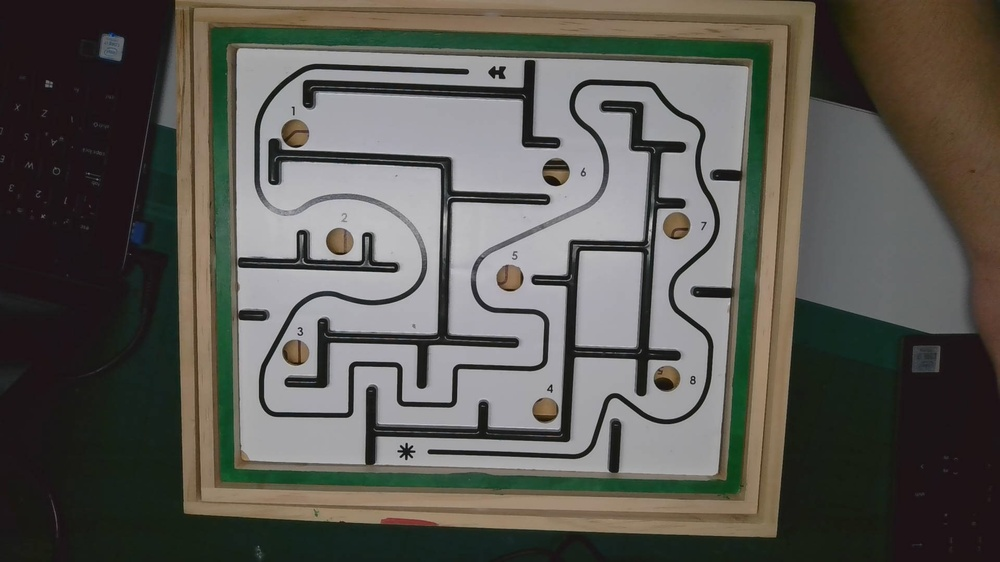
#> input picture maze_solving/green.jpg, 1000 x 562 px, shrunk from 1920 x 1080 before the run, given in place of the camera
$ python 'Using HSV Slider 1 colour.py'
#> lines starting #> are read from the running program, lines starting #| are printed output that depends on the picture; after the words box and inside, x2 and y2 are one past the last pixel; in counts of white or black regions, pixels touching at a corner belong together

"""
Created on Mon Oct 30 15:06:18 2023

@author: 44747
"""

import cv2
import numpy as np

def nothing(x):
    pass

def main():
    cv2.namedWindow('Color Calibration')
    # Create trackbars for color change
    # Hue range is from 0-179
    cv2.createTrackbar('H_low', 'Color Calibration', 0, 179, nothing)
#> slider 'H_low' is set to 35
    cv2.createTrackbar('S_low', 'Color Calibration', 0, 255, nothing)
#> slider 'S_low' is set to 51
    cv2.createTrackbar('V_low', 'Color Calibration', 0, 255, nothing)
#> slider 'V_low' is set to 51
    cv2.createTrackbar('H_high', 'Color Calibration', 179, 179, nothing)
    cv2.createTrackbar('S_high', 'Color Calibration', 255, 255, nothing)
    cv2.createTrackbar('V_high', 'Color Calibration', 255, 255, nothing)

    cam = cv2.VideoCapture(0)
    if not cam.isOpened():
        print("Error: Could not open webcam.")
        return

    while True:
        ret, frame = cam.read()
#> frame is the input picture: shape (562, 1000, 3); mean B, G, R 83.1, 89.1, 90.9
        if not ret:
            print("Error: Could not read frame.")
            break

        # Convert the frame to the HSV color space
        hsv = cv2.cvtColor(frame, cv2.COLOR_BGR2HSV)
#> hsv: shape (562, 1000, 3); mean H, S, V 80.4, 56.6, 95.6

        # Get trackbar positions
        H_low = cv2.getTrackbarPos('H_low', 'Color Calibration')
        S_low = cv2.getTrackbarPos('S_low', 'Color Calibration')
        V_low = cv2.getTrackbarPos('V_low', 'Color Calibration')
        H_high = cv2.getTrackbarPos('H_high', 'Color Calibration')
        S_high = cv2.getTrackbarPos('S_high', 'Color Calibration')
        V_high = cv2.getTrackbarPos('V_high', 'Color Calibration')

        lower_color = np.array([H_low, S_low, V_low])
        upper_color = np.array([H_high, S_high, V_high])

        # Create a mask using the HSV frame
        mask = cv2.inRange(hsv, lower_color, upper_color)
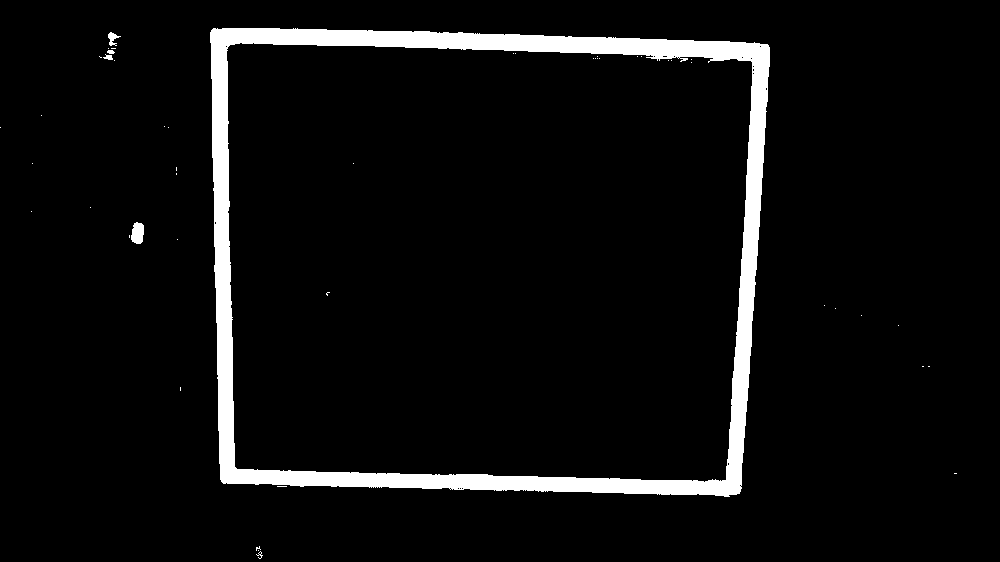
#> mask: shape (562, 1000); 5.5% white; 47 white regions (42 under 20 px)
        # Find contours
        contours, _ = cv2.findContours(mask, cv2.RETR_EXTERNAL, cv2.CHAIN_APPROX_SIMPLE)
#> contours = 32 contours, 28 with area under 20; largest, box (x1, y1, x2, y2) and area: (210, 28, 770, 497) 245766, (131, 222, 144, 244) 202, (108, 32, 121, 46) 62, (103, 54, 113, 60) 23

        # Draw bounding box for each detected contour
        for contour in contours:
            x, y, w, h = cv2.boundingRect(contour)
            cv2.rectangle(frame, (x, y), (x+w, y+h), (0, 255, 0), 2)
#> this loop made 32 passes
#> (x, y, w, h) on passes 1, 2, 3, 9, 10, 11, 12, 13, 15, 16, 17, 20: (256, 551, 7, 8), (258, 550, 1, 1), (256, 546, 5, 5), (898, 325, 1, 1), (861, 315, 1, 1), (835, 308, 1, 1), (824, 305, 1, 1), (177, 239, 1, 1), (131, 222, 13, 22), (31, 211, 1, 1), (90, 207, 1, 1), (32, 163, 1, 1)
#> (contour, x, y, w, h) on passes 4, 5, 6, 7, 8, 14: ([[277, 486], [286, 486]], 277, 486, 10, 1), ([[954, 473], [956, 473]], 954, 473, 3, 1), ([[180, 387], [180, 390]], 180, 387, 1, 4), ([[928, 366], [929, 366]], 928, 366, 2, 1), ([[922, 366], [923, 366]], 922, 366, 2, 1), ([[129, 235], [129, 237]], 129, 235, 1, 3)
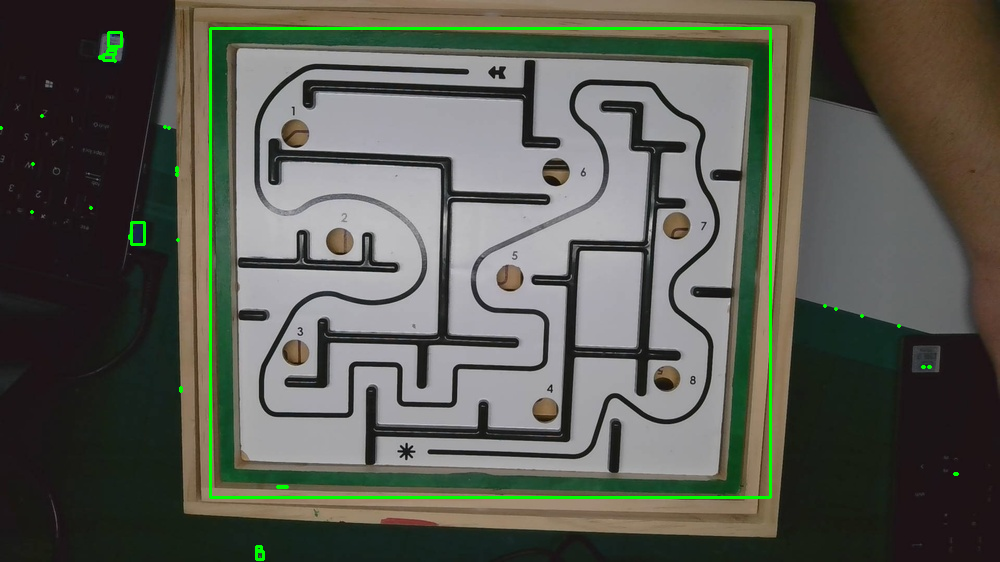
#> frame: shape (562, 1000, 3); 1.27% of pixels changed, all inside (x1, y1, x2, y2) = (0, 27, 959, 561)

        # Display the original frame with bounding box
        cv2.imshow('Webcam Feed + Object Detection', frame)
        # Display the mask
        cv2.imshow('Mask', mask)

        if cv2.waitKey(1) & 0xFF == ord(' '):
#> (key Esc is pressed here)
            break

    cam.release()
    cv2.destroyAllWindows()

if __name__ == "__main__":
    main()

$ run again, on maze_solving/maze.jpg
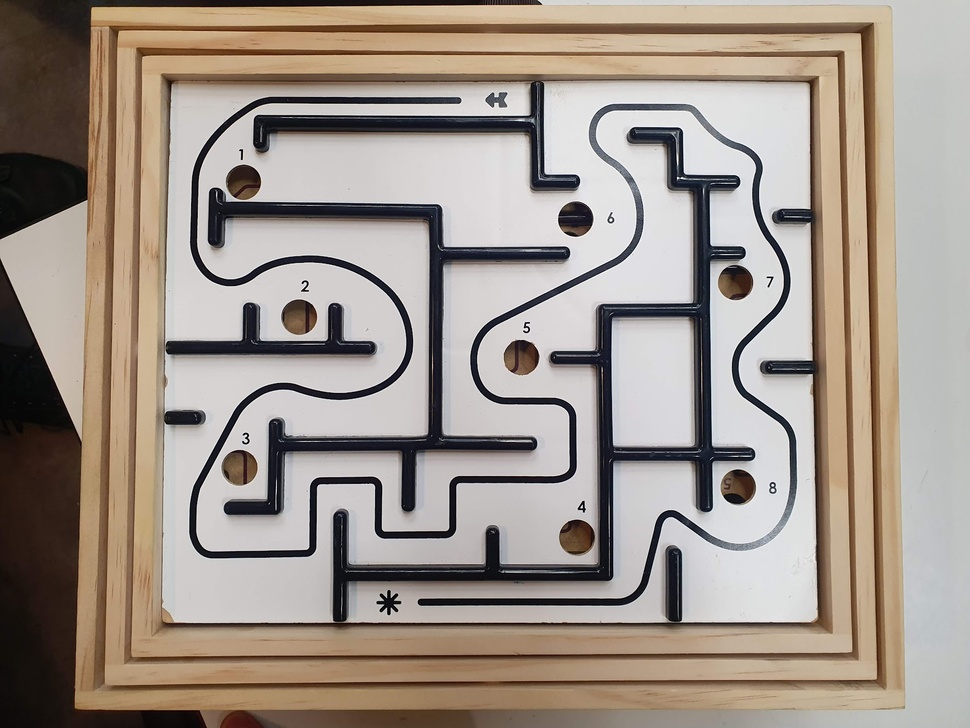
#> input picture maze_solving/maze.jpg, 970 x 728 px, shrunk from 1761 x 1321 before the run, given in place of the camera
#> in main, frame is the input picture: shape (728, 970, 3); mean B, G, R 138.5, 148, 159
#> hsv: shape (728, 970, 3); mean H, S, V 47.9, 50.2, 160.5
#> in main, `mask = cv2.inRange(hsv, lower_color, upper_color)`:
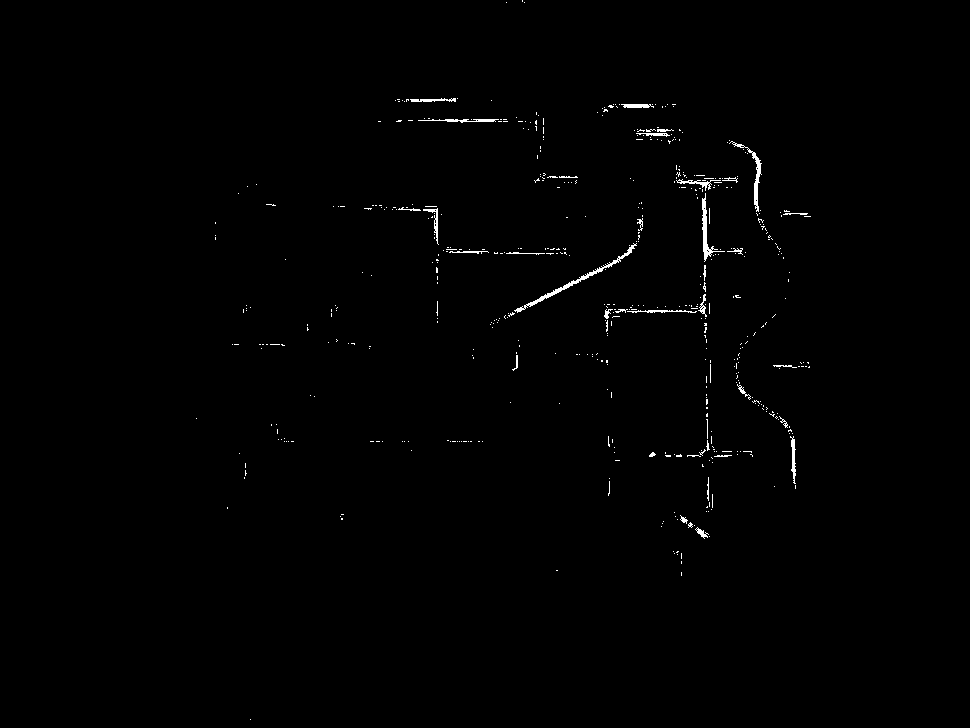
#> mask: shape (728, 970); 0.63% white in thin lines or dots, all inside (x1, y1, x2, y2) = (196, 0, 811, 720)
#> contours = 529 contours, 512 with area under 20; largest, box (x1, y1, x2, y2) and area: (514, 243, 637, 313) 340, (702, 193, 725, 262) 225, (729, 141, 762, 212) 207, (790, 436, 796, 484) 94, (423, 208, 439, 245) 80
#> the loop in main, `for contour in contours:` made 529 passes
#> (x, y, w, h) on passes 1, 5, 7: (250, 719, 1, 1), (677, 554, 1, 1), (674, 553, 1, 1)
#> after the loop in main, `for contour in contours:`:
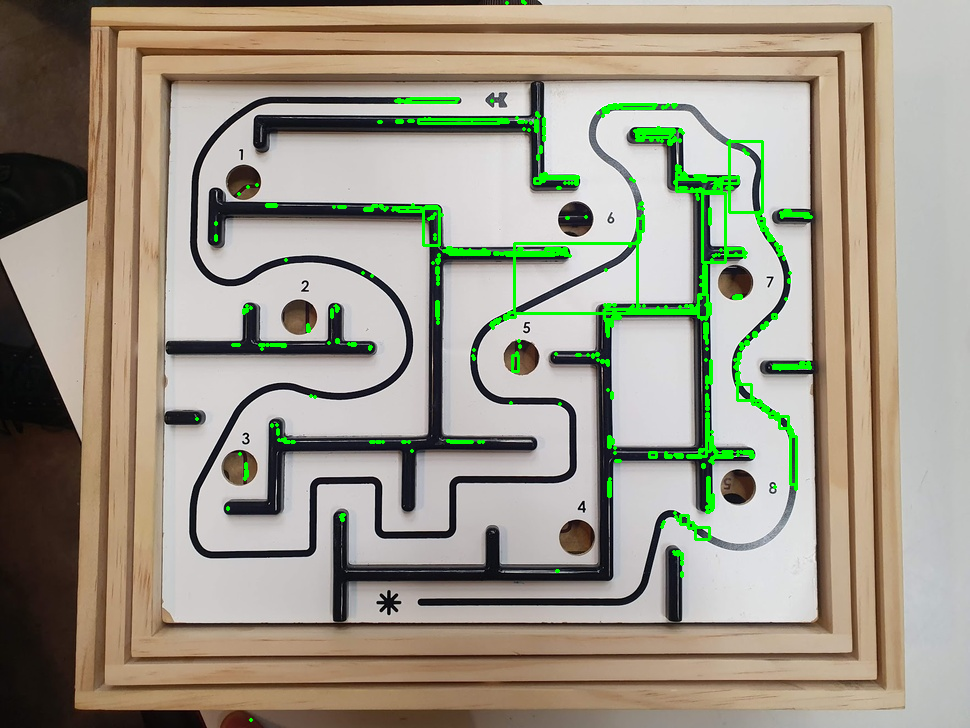
#> frame: shape (728, 970, 3); 2.27% of pixels changed, all inside (x1, y1, x2, y2) = (195, 0, 813, 722)
